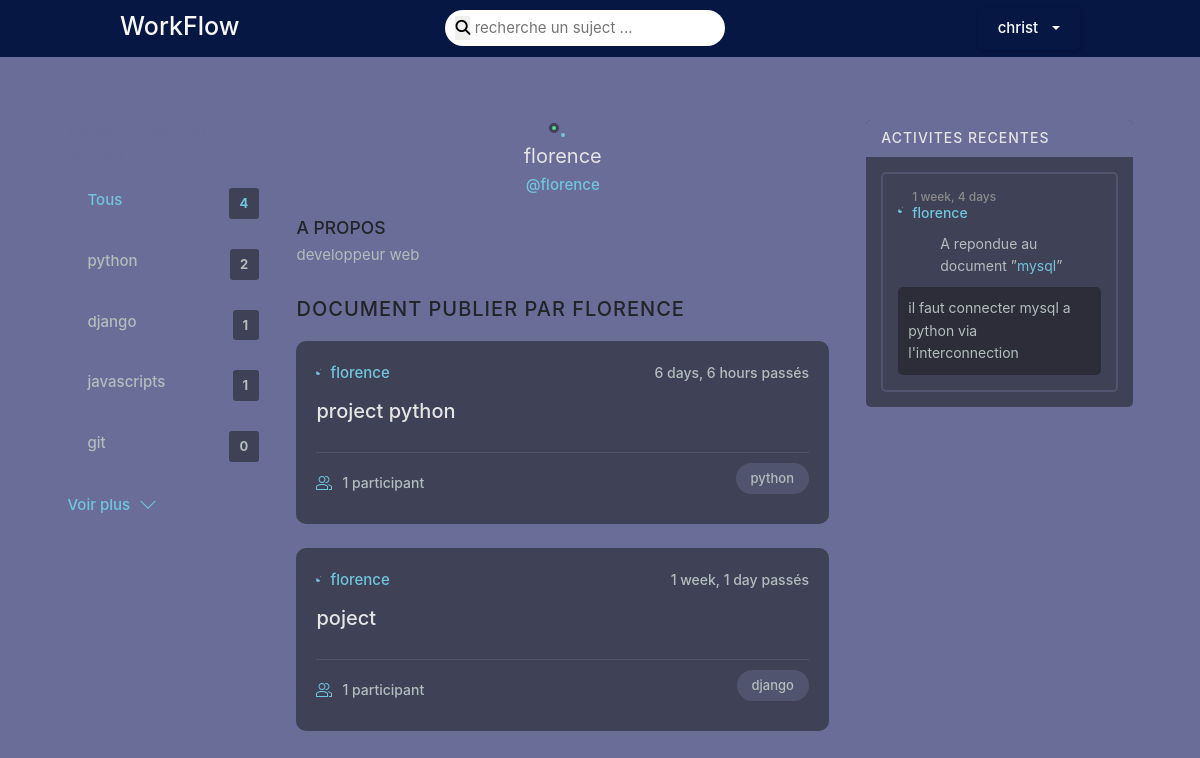
/profile/2/ (signed in), run on an earlier commit of the app's database.
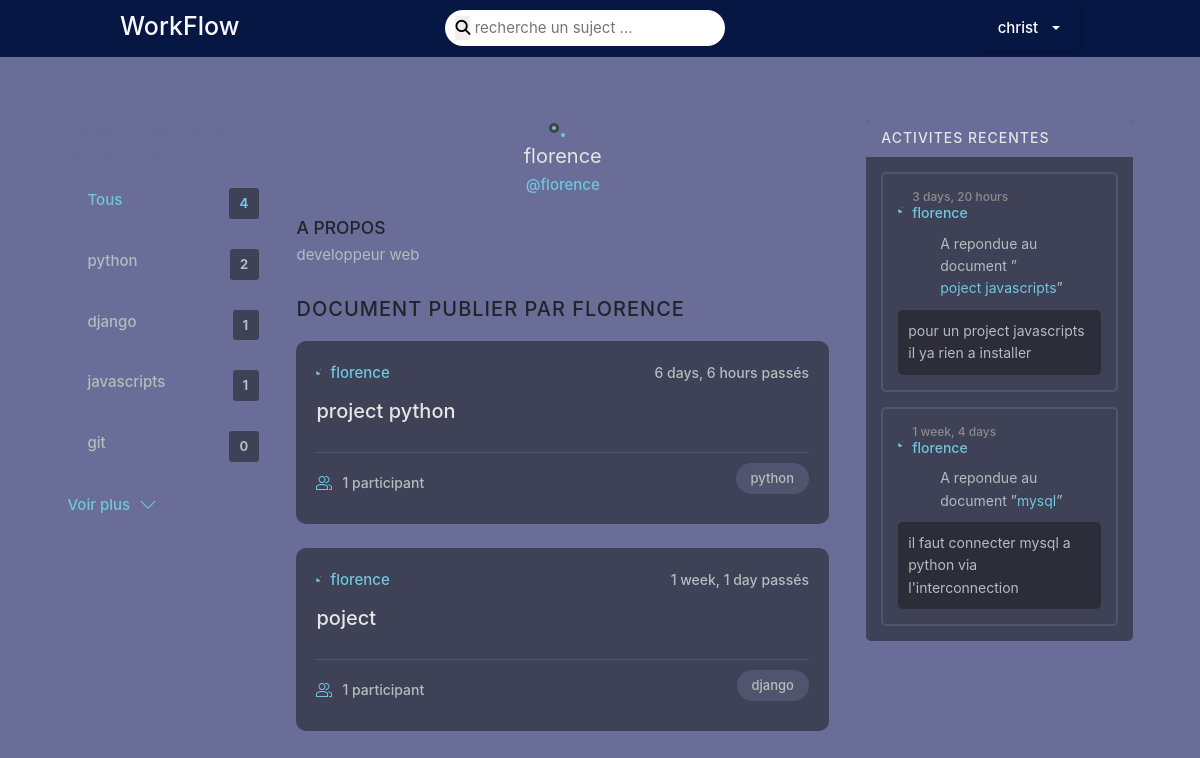
And on a later commit of the database.
### forum/models.py (models this page shows, shortened)
class Suject(models.Model):
    noms_suj = models.CharField(max_length=200)
    group = models.ForeignKey(Group,on_delete=models.CASCADE,null=True,blank=True)

class Document(models.Model):
    auteur = models.ForeignKey(User,on_delete=models.SET_NULL,null=True)
    suject = models.ForeignKey(Suject,on_delete=models.SET_NULL,null=True)
    group = models.ForeignKey(Group, on_delete=models.CASCADE, null=True, blank=True)
    noms_doc = models.CharField(max_length=200)
    description = models.TextField(null=True,blank=True)
    participant = models.ManyToManyField(User, related_name='participant',blank=True)
    modifier_doc = models.DateTimeField(auto_now=True)
    creer_doc = models.DateTimeField(auto_now_add=True)
    class Meta:
        ordering = ['-modifier_doc','-creer_doc']

class Message(models.Model):
    user = models.ForeignKey(User,on_delete=models.CASCADE)
    document = models.ForeignKey(Document,on_delete=models.CASCADE)
    group = models.ForeignKey(Group, on_delete=models.CASCADE, null=True, blank=True)
    corp = models.TextField()
    modifier_message = models.DateTimeField(auto_now=True)
    creer_message = models.DateTimeField(auto_now_add=True)
    class Meta:
        ordering = ['-creer_message']

### authuser/models.py (models this page shows)
class User(AbstractUser):
    username = models.CharField(max_length=500, null=True)
    email = models.EmailField(unique=True, null=True)
    bio = models.TextField(null=True)
    localisation = models.CharField(max_length=100,null=True)
    avatar = models.ImageField(upload_to='media/avataruser', null=True,blank=True)
    USERNAME_FIELD = 'email'
    REQUIRED_FIELDS = ['username']

### authuser/views.py (the view)
# urls.py: path('profile/<int:pk>/',views.profile,name='profile'),
@login_required(login_url='login')
def profile(request,pk):
    user = User.objects.get(id=pk)
    document = user.document_set.all()
    message = user.message_set.all()
    suject = Suject.objects.all()
    context = {
        'user':user,
        'document':document,
        'message':message,
        'suject':suject
    }
    return render(request,'authuser/profile.html',context)

### templates/authuser/profile.html (shortened to what this page needs)
{% extends 'menu/base.html' %}
{% load static %}
{% block content %}
{% include 'menu/navbar.html' %}
<br><br><br><br>
<main class="profile-page layout layout--3">
    <div class="container">
    <div class="topics">
        <div class="topics__header">
            <h2>Parcourir vos sujects</h2>
        </div>
        <ul class="topics__list">
          <li>
              <a href="{% url 'accueil' %}" class="active">Tous <span>{{suject.count}}</span></a>
          </li>
          {% for suj in suject %}
          <li>
              <a href="{% url 'accueil' %}?q={{suj.noms_suj}}">{{suj.noms_suj}}<span>{{suj.document_set.all.count}}</span></a>
          </li>
          {% endfor %}
      </ul>
        <a class="btn btn--link" href="">
            Voir plus
            <svg version="1.1" xmlns="http://www.w3.org/2000/svg" width="32" height="32" viewBox="0 0 32 32">
                <title>Voir plus</title>
                <path d="M16 21l-13-13h-3l16 16 16-16h-3l-13 13z"></path>
            </svg>
        </a>
    </div>
      <div class="roomList">
        <div class="profile">
          <div class="profile__avatar">
            <div class="avatar avatar--large active">
            </div>
          </div>
          <div class="profile__info">
            <h3>{{user.username}}</h3>
            <p>@{{user.username}}</p>
          </div>
          <div class="profile__about">
            <h3 class="text-dark">A propos</h3>
            <p>
             {{user.bio}}
            </p>
          </div>
        </div>
        <div class="roomList__header">
          <div>
            <h2 class="text-dark">Document publier par  {{user.username}}</a>
            </h2>
          </div>
        </div>
        {% include 'menu/feed.html' %}
      </div>
      <div class="activities">
        <div class="activities__header">
            <h2>Activites Recentes</h2>
        </div>
        {% for mes in message %}
        <div class="activities__box">
            <div class="activities__boxHeader roomListRoom__header">
                <a href="" class="roomListRoom__author">
                    <div class="avatar avatar--small">
                    </div>
                    <p>
                        <span>{{mes.creer_message|timesince}} </span>
                        {{mes.user.username}}
                    </p>
                </a>
            </div>
            <div class="activities__boxContent">
                <p>A repondue au document ”<a href="{% url 'document' mes.document.id %}">{{mes.document.noms_doc}}</a>”</p>
                <div class="activities__boxRoomContent">{{mes.corp}}</div>
            </div>
        </div>
        {% endfor %}
    </div>
    </div>
  </main>
{% endblock %}

### templates/menu/feed.html (shortened to what this page needs)
{% load static %}
{% for doc in document %}
<div class="roomListRoom">
    <div class="roomListRoom__header">
        <a href="{% url 'profile' doc.auteur.id %}" class="roomListRoom__author">
            <div class="avatar avatar--small">
            </div>
            <span>{{doc.auteur.username}}</span>
        </a>
        <div class="roomListRoom__actions">
            <span>
                {{doc.creer_doc|timesince}} passés <br>
            </span>
        </div>
    </div>
    <div class="roomListRoom__content">
        <a href="{% url 'document' doc.id %}">{{doc.noms_doc}}</a>
    </div>
    <div class="roomListRoom__meta">
        <a href="" class="roomListRoom__joined">
            {% if doc.participant.all.count == 1 %}
            {{doc.participant.all.count}} participant
            {% else %}
            {{doc.participant.all.count}} Participants
            {% endif %}
        </a>
        <p class="roomListRoom__topic">{{doc.suject.noms_suj}}</p>
    </div>
</div>
{% endfor %}

What changed in the data, as far as the page shows it:
added Message: creer_message "3 days, 20 hours", user.username "florence", document.noms_doc "poject javascripts", corp "pour un project javascripts il ya rien a installer"
